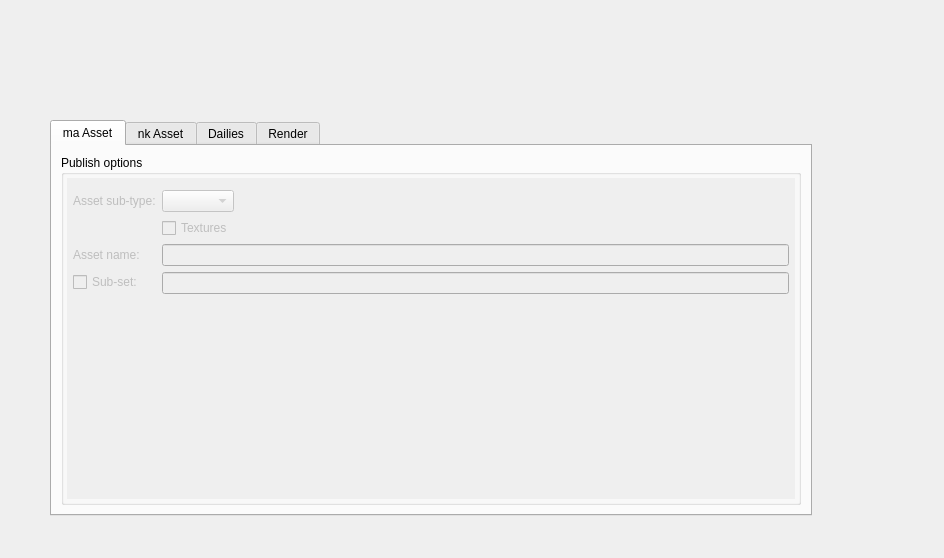
<?xml version="1.0" encoding="UTF-8"?>
<ui version="4.0">
 <class>Form</class>
 <widget class="QWidget" name="Form">
  <property name="geometry">
   <rect>
    <x>0</x>
    <y>0</y>
    <width>944</width>
    <height>558</height>
   </rect>
  </property>
  <property name="windowTitle">
   <string>Form</string>
  </property>
  <widget class="QTabWidget" name="publishType_tabWidget">
   <property name="enabled">
    <bool>true</bool>
   </property>
   <property name="geometry">
    <rect>
     <x>50</x>
     <y>120</y>
     <width>762</width>
     <height>396</height>
    </rect>
   </property>
   <property name="currentIndex">
    <number>0</number>
   </property>
   <widget class="QWidget" name="maAssetPublishTab">
    <attribute name="icon">
     <iconset resource="rsc.qrc">
      <normaloff>:/rsc/rsc/tab_icon_maya.png</normaloff>:/rsc/rsc/tab_icon_maya.png</iconset>
    </attribute>
    <attribute name="title">
     <string>ma Asset</string>
    </attribute>
    <layout class="QHBoxLayout" name="horizontalLayout_9">
     <property name="spacing">
      <number>12</number>
     </property>
     <item>
      <widget class="QGroupBox" name="ma_publishOptions_groupBox">
       <property name="sizePolicy">
        <sizepolicy hsizetype="Preferred" vsizetype="Expanding">
         <horstretch>0</horstretch>
         <verstretch>0</verstretch>
        </sizepolicy>
       </property>
       <property name="title">
        <string>Publish options</string>
       </property>
       <property name="expandable" stdset="0">
        <bool>false</bool>
       </property>
       <layout class="QVBoxLayout" name="verticalLayout_10">
        <property name="margin">
         <number>3</number>
        </property>
        <item>
         <widget class="QScrollArea" name="ma_assetSettings_groupBox_scrollArea">
          <property name="enabled">
           <bool>true</bool>
          </property>
          <property name="sizePolicy">
           <sizepolicy hsizetype="Expanding" vsizetype="Expanding">
            <horstretch>0</horstretch>
            <verstretch>0</verstretch>
           </sizepolicy>
          </property>
          <property name="styleSheet">
           <string notr="true"/>
          </property>
          <property name="frameShape">
           <enum>QFrame::NoFrame</enum>
          </property>
          <property name="lineWidth">
           <number>0</number>
          </property>
          <property name="widgetResizable">
           <bool>true</bool>
          </property>
          <property name="alignment">
           <set>Qt::AlignLeading|Qt::AlignLeft|Qt::AlignTop</set>
          </property>
          <property name="noBackground" stdset="0">
           <bool>true</bool>
          </property>
          <widget class="QWidget" name="ma_assetSettings_scrollAreaWidgetContents">
           <property name="geometry">
            <rect>
             <x>0</x>
             <y>0</y>
             <width>730</width>
             <height>328</height>
            </rect>
           </property>
           <layout class="QVBoxLayout" name="verticalLayout_3">
            <property name="margin">
             <number>0</number>
            </property>
            <item>
             <widget class="QFrame" name="ma_assetSettings_frame">
              <property name="frameShape">
               <enum>QFrame::NoFrame</enum>
              </property>
              <layout class="QFormLayout" name="formLayout_3">
               <property name="fieldGrowthPolicy">
                <enum>QFormLayout::ExpandingFieldsGrow</enum>
               </property>
               <property name="leftMargin">
                <number>6</number>
               </property>
               <property name="topMargin">
                <number>12</number>
               </property>
               <property name="rightMargin">
                <number>6</number>
               </property>
               <property name="bottomMargin">
                <number>6</number>
               </property>
               <item row="6" column="0">
                <widget class="QLabel" name="assetName_label">
                 <property name="enabled">
                  <bool>false</bool>
                 </property>
                 <property name="text">
                  <string>Asset name:</string>
                 </property>
                </widget>
               </item>
               <item row="6" column="1">
                <widget class="QLineEdit" name="assetName_lineEdit">
                 <property name="enabled">
                  <bool>false</bool>
                 </property>
                 <property name="text">
                  <string/>
                 </property>
                 <property name="frame">
                  <bool>true</bool>
                 </property>
                 <property name="readOnly">
                  <bool>false</bool>
                 </property>
                 <property name="mandatoryField" stdset="0">
                  <bool>false</bool>
                 </property>
                </widget>
               </item>
               <item row="8" column="0">
                <widget class="QCheckBox" name="subSet_checkBox">
                 <property name="enabled">
                  <bool>false</bool>
                 </property>
                 <property name="toolTip">
                  <string>Warning: creating sub-sets will affect version control.</string>
                 </property>
                 <property name="text">
                  <string>Sub-set:</string>
                 </property>
                </widget>
               </item>
               <item row="2" column="0">
                <widget class="QLabel" name="assetSubType_label">
                 <property name="enabled">
                  <bool>false</bool>
                 </property>
                 <property name="text">
                  <string>Asset sub-type:</string>
                 </property>
                </widget>
               </item>
               <item row="2" column="1">
                <widget class="QComboBox" name="assetSubType_comboBox">
                 <property name="enabled">
                  <bool>false</bool>
                 </property>
                </widget>
               </item>
               <item row="3" column="1">
                <widget class="QCheckBox" name="textures_checkBox">
                 <property name="enabled">
                  <bool>false</bool>
                 </property>
                 <property name="text">
                  <string>Textures</string>
                 </property>
                 <property name="checked">
                  <bool>false</bool>
                 </property>
                </widget>
               </item>
               <item row="8" column="1">
                <widget class="QLineEdit" name="subSetName_lineEdit">
                 <property name="enabled">
                  <bool>false</bool>
                 </property>
                 <property name="text">
                  <string/>
                 </property>
                 <property name="frame">
                  <bool>true</bool>
                 </property>
                 <property name="readOnly">
                  <bool>false</bool>
                 </property>
                 <property name="mandatoryField" stdset="0">
                  <bool>false</bool>
                 </property>
                </widget>
               </item>
              </layout>
             </widget>
            </item>
           </layout>
          </widget>
         </widget>
        </item>
       </layout>
      </widget>
     </item>
    </layout>
   </widget>
   <widget class="QWidget" name="nkAssetPublishTab">
    <attribute name="icon">
     <iconset resource="rsc.qrc">
      <normaloff>:/rsc/rsc/tab_icon_nuke.png</normaloff>:/rsc/rsc/tab_icon_nuke.png</iconset>
    </attribute>
    <attribute name="title">
     <string>nk Asset</string>
    </attribute>
    <layout class="QHBoxLayout" name="horizontalLayout_12">
     <property name="spacing">
      <number>12</number>
     </property>
     <item>
      <widget class="QFrame" name="nk_assetType_frame">
       <property name="frameShape">
        <enum>QFrame::NoFrame</enum>
       </property>
       <property name="frameShadow">
        <enum>QFrame::Plain</enum>
       </property>
       <property name="lineWidth">
        <number>0</number>
       </property>
       <layout class="QVBoxLayout" name="verticalLayout_7">
        <property name="margin">
         <number>0</number>
        </property>
        <item>
         <layout class="QGridLayout" name="nk_assetType_gridLayout"/>
        </item>
        <item>
         <spacer name="nk_assetType_verticalSpacer">
          <property name="orientation">
           <enum>Qt::Vertical</enum>
          </property>
          <property name="sizeHint" stdset="0">
           <size>
            <width>20</width>
            <height>40</height>
           </size>
          </property>
         </spacer>
        </item>
       </layout>
      </widget>
     </item>
     <item>
      <widget class="QGroupBox" name="nk_publishOptions_groupBox">
       <property name="title">
        <string>Publish options</string>
       </property>
       <property name="expandable" stdset="0">
        <bool>false</bool>
       </property>
       <layout class="QVBoxLayout" name="verticalLayout_14">
        <property name="leftMargin">
         <number>3</number>
        </property>
        <property name="topMargin">
         <number>3</number>
        </property>
        <property name="rightMargin">
         <number>3</number>
        </property>
        <property name="bottomMargin">
         <number>2</number>
        </property>
        <item>
         <widget class="QScrollArea" name="nk_assetSettings_scrollArea">
          <property name="enabled">
           <bool>true</bool>
          </property>
          <property name="sizePolicy">
           <sizepolicy hsizetype="Expanding" vsizetype="Expanding">
            <horstretch>0</horstretch>
            <verstretch>0</verstretch>
           </sizepolicy>
          </property>
          <property name="styleSheet">
           <string notr="true"/>
          </property>
          <property name="frameShape">
           <enum>QFrame::NoFrame</enum>
          </property>
          <property name="lineWidth">
           <number>0</number>
          </property>
          <property name="widgetResizable">
           <bool>true</bool>
          </property>
          <property name="alignment">
           <set>Qt::AlignLeading|Qt::AlignLeft|Qt::AlignTop</set>
          </property>
          <property name="noBackground" stdset="0">
           <bool>true</bool>
          </property>
          <widget class="QWidget" name="nk_assetSettings_scrollAreaWidgetContents">
           <property name="geometry">
            <rect>
             <x>0</x>
             <y>0</y>
             <width>698</width>
             <height>329</height>
            </rect>
           </property>
           <layout class="QVBoxLayout" name="verticalLayout_8">
            <property name="margin">
             <number>0</number>
            </property>
            <item>
             <widget class="QFrame" name="nk_assetSettings_frame">
              <property name="frameShape">
               <enum>QFrame::NoFrame</enum>
              </property>
              <layout class="QFormLayout" name="formLayout">
               <property name="fieldGrowthPolicy">
                <enum>QFormLayout::ExpandingFieldsGrow</enum>
               </property>
               <property name="leftMargin">
                <number>6</number>
               </property>
               <property name="topMargin">
                <number>12</number>
               </property>
               <property name="rightMargin">
                <number>6</number>
               </property>
               <property name="bottomMargin">
                <number>6</number>
               </property>
               <item row="1" column="0">
                <widget class="QLabel" name="nk_PblName_label">
                 <property name="enabled">
                  <bool>false</bool>
                 </property>
                 <property name="text">
                  <string>Asset name:</string>
                 </property>
                </widget>
               </item>
               <item row="1" column="1">
                <widget class="QLineEdit" name="nk_PblName_lineEdit">
                 <property name="enabled">
                  <bool>false</bool>
                 </property>
                 <property name="text">
                  <string/>
                 </property>
                 <property name="frame">
                  <bool>true</bool>
                 </property>
                 <property name="readOnly">
                  <bool>false</bool>
                 </property>
                 <property name="mandatoryField" stdset="0">
                  <bool>false</bool>
                 </property>
                </widget>
               </item>
               <item row="2" column="0">
                <widget class="QCheckBox" name="nk_subSet_checkBox">
                 <property name="enabled">
                  <bool>false</bool>
                 </property>
                 <property name="toolTip">
                  <string>Warning: creating sub-sets will affect version control.</string>
                 </property>
                 <property name="text">
                  <string>Sub-set:</string>
                 </property>
                </widget>
               </item>
               <item row="2" column="1">
                <widget class="QLineEdit" name="nk_subSetName_lineEdit">
                 <property name="enabled">
                  <bool>false</bool>
                 </property>
                 <property name="text">
                  <string/>
                 </property>
                 <property name="frame">
                  <bool>true</bool>
                 </property>
                 <property name="readOnly">
                  <bool>false</bool>
                 </property>
                 <property name="mandatoryField" stdset="0">
                  <bool>false</bool>
                 </property>
                </widget>
               </item>
              </layout>
             </widget>
            </item>
           </layout>
          </widget>
         </widget>
        </item>
       </layout>
      </widget>
     </item>
    </layout>
   </widget>
   <widget class="QWidget" name="dailiesPublishTab">
    <attribute name="title">
     <string>Dailies</string>
    </attribute>
    <layout class="QVBoxLayout" name="verticalLayout_9">
     <item>
      <widget class="QFrame" name="dailyPblToolbar_frame">
       <property name="frameShape">
        <enum>QFrame::NoFrame</enum>
       </property>
       <property name="frameShadow">
        <enum>QFrame::Raised</enum>
       </property>
       <layout class="QHBoxLayout" name="horizontalLayout_11">
        <property name="leftMargin">
         <number>0</number>
        </property>
        <property name="topMargin">
         <number>0</number>
        </property>
        <property name="rightMargin">
         <number>0</number>
        </property>
        <property name="bottomMargin">
         <number>6</number>
        </property>
        <item>
         <widget class="QLabel" name="dailyPblType_label">
          <property name="text">
           <string>Type:</string>
          </property>
         </widget>
        </item>
        <item>
         <widget class="QComboBox" name="dailyPblType_comboBox">
          <item>
           <property name="text">
            <string/>
           </property>
          </item>
          <item>
           <property name="text">
            <string>previs</string>
           </property>
          </item>
          <item>
           <property name="text">
            <string>tracking</string>
           </property>
          </item>
          <item>
           <property name="text">
            <string>modeling</string>
           </property>
          </item>
          <item>
           <property name="text">
            <string>rigging</string>
           </property>
          </item>
          <item>
           <property name="text">
            <string>anim</string>
           </property>
          </item>
          <item>
           <property name="text">
            <string>lookdev</string>
           </property>
          </item>
          <item>
           <property name="text">
            <string>lighting</string>
           </property>
          </item>
          <item>
           <property name="text">
            <string>fx</string>
           </property>
          </item>
          <item>
           <property name="text">
            <string>comp</string>
           </property>
          </item>
         </widget>
        </item>
        <item>
         <widget class="QPushButton" name="dailyPblAdd_pushButton">
          <property name="enabled">
           <bool>false</bool>
          </property>
          <property name="text">
           <string>Add</string>
          </property>
          <property name="default">
           <bool>false</bool>
          </property>
          <property name="flat">
           <bool>false</bool>
          </property>
         </widget>
        </item>
        <item>
         <spacer name="horizontalSpacer_4">
          <property name="orientation">
           <enum>Qt::Horizontal</enum>
          </property>
          <property name="sizeHint" stdset="0">
           <size>
            <width>40</width>
            <height>20</height>
           </size>
          </property>
         </spacer>
        </item>
        <item>
         <widget class="QCheckBox" name="streamPbl_checkBox_2">
          <property name="enabled">
           <bool>false</bool>
          </property>
          <property name="text">
           <string>Add Slate</string>
          </property>
          <property name="checked">
           <bool>false</bool>
          </property>
         </widget>
        </item>
       </layout>
      </widget>
     </item>
     <item>
      <widget class="QTreeWidget" name="dailyPbl_treeWidget">
       <property name="alternatingRowColors">
        <bool>true</bool>
       </property>
       <property name="textElideMode">
        <enum>Qt::ElideMiddle</enum>
       </property>
       <property name="rootIsDecorated">
        <bool>false</bool>
       </property>
       <property name="uniformRowHeights">
        <bool>true</bool>
       </property>
       <property name="sortingEnabled">
        <bool>false</bool>
       </property>
       <property name="animated">
        <bool>true</bool>
       </property>
       <property name="allColumnsShowFocus">
        <bool>true</bool>
       </property>
       <property name="headerHidden">
        <bool>false</bool>
       </property>
       <property name="expandsOnDoubleClick">
        <bool>false</bool>
       </property>
       <column>
        <property name="text">
         <string>Name</string>
        </property>
       </column>
       <column>
        <property name="text">
         <string>Frames</string>
        </property>
       </column>
       <column>
        <property name="text">
         <string>Type</string>
        </property>
       </column>
       <column>
        <property name="text">
         <string>Path</string>
        </property>
       </column>
      </widget>
     </item>
    </layout>
   </widget>
   <widget class="QWidget" name="renderPublishTab">
    <attribute name="title">
     <string>Render</string>
    </attribute>
    <layout class="QVBoxLayout" name="verticalLayout_6">
     <item>
      <widget class="QFrame" name="renderPblToolbar_frame">
       <property name="frameShape">
        <enum>QFrame::NoFrame</enum>
       </property>
       <property name="frameShadow">
        <enum>QFrame::Raised</enum>
       </property>
       <layout class="QHBoxLayout" name="horizontalLayout_10">
        <property name="leftMargin">
         <number>0</number>
        </property>
        <property name="topMargin">
         <number>0</number>
        </property>
        <property name="rightMargin">
         <number>0</number>
        </property>
        <property name="bottomMargin">
         <number>6</number>
        </property>
        <item>
         <widget class="QPushButton" name="renderPblAdd_pushButton">
          <property name="text">
           <string>Add</string>
          </property>
          <property name="default">
           <bool>false</bool>
          </property>
          <property name="flat">
           <bool>false</bool>
          </property>
         </widget>
        </item>
        <item>
         <widget class="QPushButton" name="renderPblRemove_pushButton">
          <property name="text">
           <string>Remove</string>
          </property>
          <property name="default">
           <bool>false</bool>
          </property>
          <property name="flat">
           <bool>false</bool>
          </property>
         </widget>
        </item>
        <item>
         <widget class="QPushButton" name="renderPblSetMain_pushButton">
          <property name="enabled">
           <bool>true</bool>
          </property>
          <property name="text">
           <string>Set as Main</string>
          </property>
          <property name="checkable">
           <bool>false</bool>
          </property>
          <property name="default">
           <bool>false</bool>
          </property>
          <property name="flat">
           <bool>false</bool>
          </property>
         </widget>
        </item>
        <item>
         <widget class="QPushButton" name="renderPblRevert_pushButton">
          <property name="enabled">
           <bool>false</bool>
          </property>
          <property name="text">
           <string>Revert</string>
          </property>
         </widget>
        </item>
        <item>
         <spacer name="horizontalSpacer_5">
          <property name="orientation">
           <enum>Qt::Horizontal</enum>
          </property>
          <property name="sizeHint" stdset="0">
           <size>
            <width>40</width>
            <height>20</height>
           </size>
          </property>
         </spacer>
        </item>
        <item>
         <widget class="QCheckBox" name="streamPbl_checkBox">
          <property name="text">
           <string>Stream Publish</string>
          </property>
          <property name="checked">
           <bool>true</bool>
          </property>
         </widget>
        </item>
       </layout>
      </widget>
     </item>
     <item>
      <widget class="QTreeWidget" name="renderPbl_treeWidget">
       <property name="alternatingRowColors">
        <bool>true</bool>
       </property>
       <property name="textElideMode">
        <enum>Qt::ElideMiddle</enum>
       </property>
       <property name="uniformRowHeights">
        <bool>true</bool>
       </property>
       <property name="sortingEnabled">
        <bool>false</bool>
       </property>
       <property name="animated">
        <bool>true</bool>
       </property>
       <property name="allColumnsShowFocus">
        <bool>true</bool>
       </property>
       <property name="headerHidden">
        <bool>false</bool>
       </property>
       <property name="expandsOnDoubleClick">
        <bool>false</bool>
       </property>
       <column>
        <property name="text">
         <string>Layer / Pass</string>
        </property>
       </column>
       <column>
        <property name="text">
         <string>Frames</string>
        </property>
       </column>
       <column>
        <property name="text">
         <string>Type</string>
        </property>
       </column>
       <column>
        <property name="text">
         <string>Path</string>
        </property>
       </column>
      </widget>
     </item>
    </layout>
   </widget>
  </widget>
 </widget>
 <resources>
  <include location="rsc.qrc"/>
 </resources>
 <connections/>
</ui>
